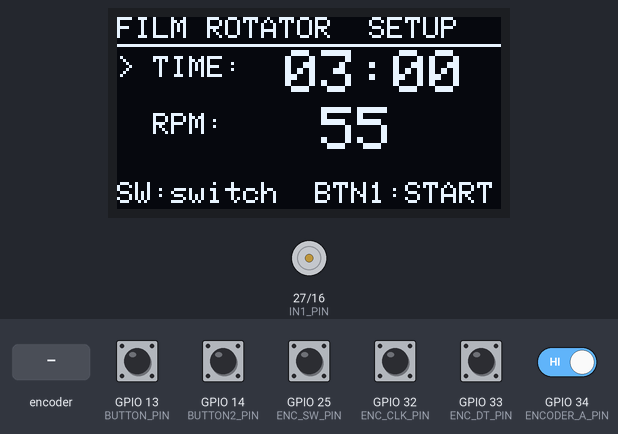
This sketch was run on a simulated ESP32. Shown: 128×64 one-colour display, motor-driver pin pairs drawn as motors (green arrow = first pin HIGH = forward, orange = second pin HIGH = backward, longer = more drive, scaled by the enable pin). The test bench sets the inputs (shaded band); at power-on: GPIO 13 (BUTTON_PIN), GPIO 14 (BUTTON2_PIN), GPIO 25 (ENC_SW_PIN), GPIO 32 (ENC_CLK_PIN), GPIO 33 (ENC_DT_PIN), GPIO 34 (ENCODER_A_PIN) HIGH. What the sketch prints to the serial monitor is not drawn.

Above: at 1.2 s.
1.3 s: GPIO 13 (BUTTON_PIN) pulled LOW for 0.15 s
At 1.96 s:
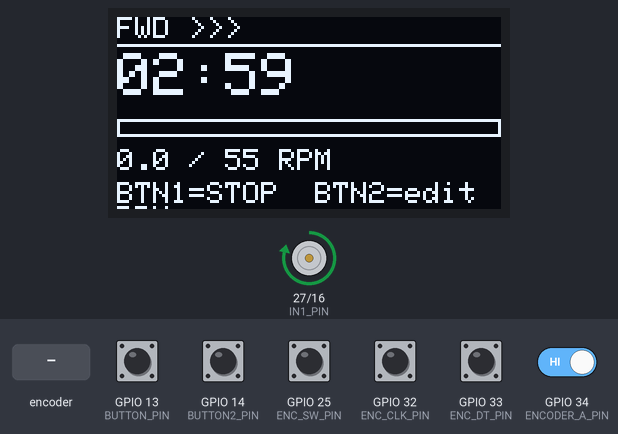
2.0 s: GPIO 14 (BUTTON2_PIN) pulled LOW for 0.15 s
At 2.5 s:
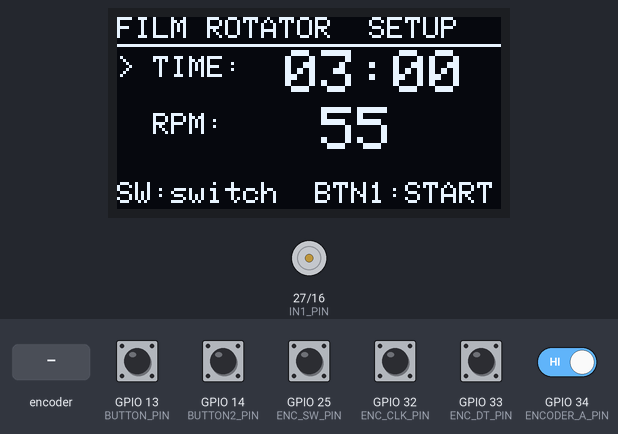
3.6 s: rotary encoder on GPIO 32 (ENC_CLK_PIN) / GPIO 33 (ENC_DT_PIN) turned 1 step (first pin leading)
At 4.5 s:
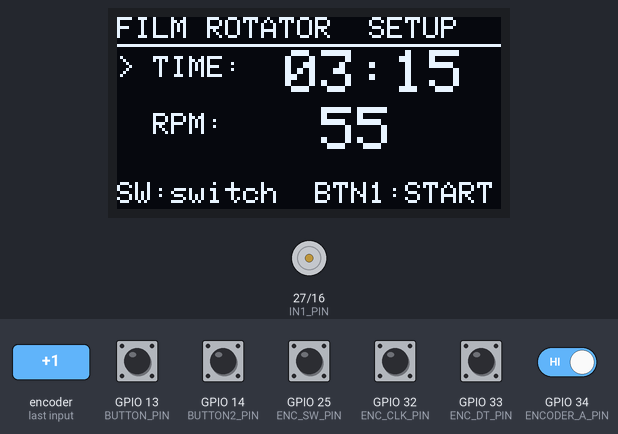
5.3 s: GPIO 25 (ENC_SW_PIN) pulled LOW for 0.15 s
At 6.4 s:
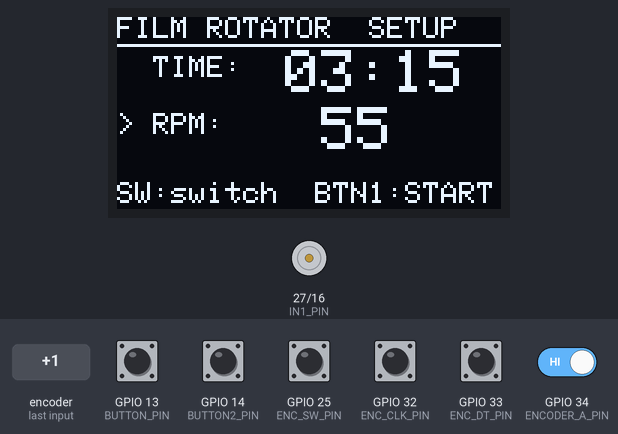
7.0 s: GPIO 13 (BUTTON_PIN) pulled LOW for 1 s
At 9.8 s:
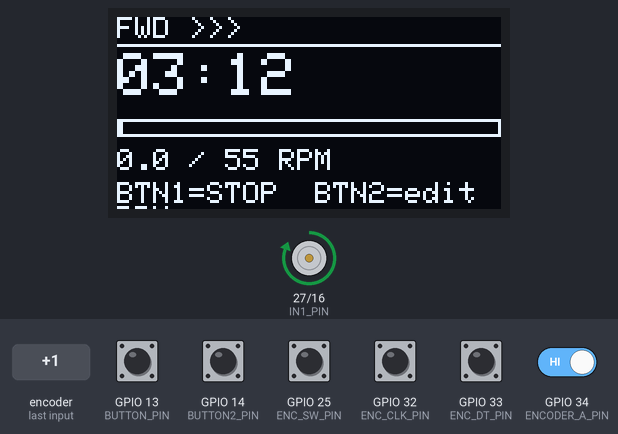
10.2 s: GPIO 13 (BUTTON_PIN) pulled LOW for 0.15 s
At 10.7 s:
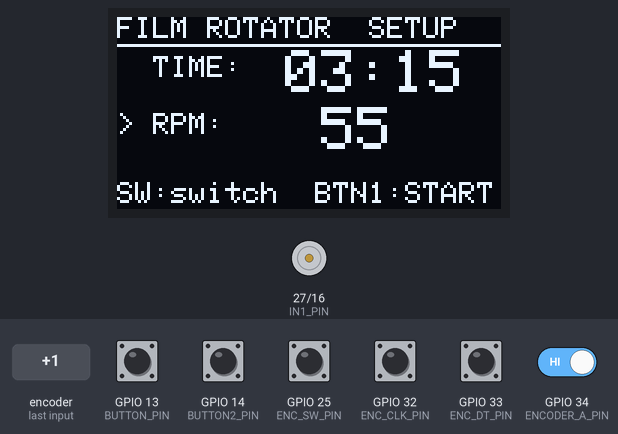
Timing chart, 0 to 12.8 s (numbered marks = the images above; inputs shaded):
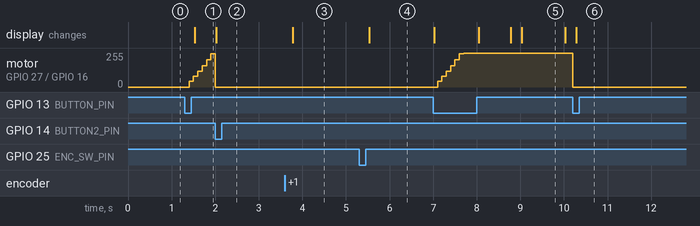

Measured:
- after the input at 1.3 s, motor on GPIO 27 (IN1_PIN) / GPIO 16 (IN2_PIN): moves from stopped to forward 248/255 over 0.50 s, starting after 0.10 s; the display: changes after 0.23 s (image 1)
- after the input at 2.0 s, motor on GPIO 27 (IN1_PIN) / GPIO 16 (IN2_PIN): forward 248/255 → stopped at once; the display: changes at once (image 2)
- after the input at 3.6 s, the display: changes after 0.18 s (image 3)
- after the input at 5.3 s, the display: changes after 0.23 s (image 4)
- after the input at 7.0 s, motor on GPIO 27 (IN1_PIN) / GPIO 16 (IN2_PIN): moves from stopped to forward 255/255 over 0.60 s, starting after 0.10 s; the display: first changes at once (image 5 shows a later state)
- after the input at 10.2 s, motor on GPIO 27 (IN1_PIN) / GPIO 16 (IN2_PIN): forward 255/255 → stopped at once; the display: changes after 0.08 s (image 6)
- what the display in image 5 shows lasts 1.0 s, from 9.0 s to 10.0 s

The sketch:

esp32_film_rotator_web.ino
```cpp
#include <Wire.h>
#include <Adafruit_GFX.h>
#include <Adafruit_SH110X.h>

// OLED Configuration
#define SCREEN_WIDTH 128
#define SCREEN_HEIGHT 64
#define OLED_RESET -1
#define OLED_ADDRESS 0x3C
Adafruit_SH1106G display(SCREEN_WIDTH, SCREEN_HEIGHT, &Wire, OLED_RESET);

// L298N Motor Driver Pins
#define ENA_PIN 26
#define IN1_PIN 27
#define IN2_PIN 16
#define PWM_CHANNEL 0

// Hardware Pins
#define BUTTON_PIN    13   // Start / Stop
#define BUTTON2_PIN   14   // Reset
#define ENC_SW_PIN    25   // KY-040 Push button -> toggle TIME <-> RPM
#define ENC_CLK_PIN   32   // KY-040 CLK
#define ENC_DT_PIN    33   // KY-040 DT
#define ENCODER_A_PIN 34   // Motor encoder channel A
#define ENCODER_B_PIN 35   // Motor encoder channel B

// -- Motor timing ----------------------------------------------------------
const unsigned long FWD_TIME_MS  = 10000;
const unsigned long REV_TIME_MS  = 10000;
const unsigned long PAUSE_TIME_MS = 1000;
const float ENCODER_PPR = 1980.0;

// -- PID -------------------------------------------------------------------
float Kp = 10.0, Ki = 5.0, Kd = 0.2;
float integral = 0, lastError = 0;
unsigned long lastPidTime = 0;
long lastEncoderCount = 0;
float currentRPM = 0;
int currentPWM = 0;

// -- Runtime variables -----------------------------------------------------
float TARGET_RPM = 55.0;
unsigned long TOTAL_TIME_MS = 180000UL; // default 3 minutes

// -- Motor encoder ISR -----------------------------------------------------
volatile long encoderCount = 0;
void IRAM_ATTR handleEncoder() {
  if (digitalRead(ENCODER_A_PIN) == digitalRead(ENCODER_B_PIN)) encoderCount++;
  else encoderCount--;
}

// -- KY-040 encoder ISR ----------------------------------------------------
volatile int userEncoderDelta = 0;
void IRAM_ATTR handleUserEncoder() {
  static bool lastClk = HIGH;
  bool clk = digitalRead(ENC_CLK_PIN);
  if (clk != lastClk) {
    if (clk == LOW) {
      if (digitalRead(ENC_DT_PIN) == HIGH) userEncoderDelta++;
      else userEncoderDelta--;
    }
  }
  lastClk = clk;
}

// -- Edit mode -------------------------------------------------------------
enum EditMode { EDIT_TIME, EDIT_RPM };
EditMode editMode = EDIT_TIME;

// -- State machine ---------------------------------------------------------
enum State { IDLE, RUNNING_FWD, PAUSING_FWD, RUNNING_REV, PAUSING_REV, FINISHED };
State currentState = IDLE;

unsigned long processStartTime = 0;
unsigned long stateStartTime = 0;
unsigned long remainingTimeMs = 0;

// -- Debounce --------------------------------------------------------------
bool lastBtnState   = HIGH;
bool lastBtn2State  = HIGH;
bool lastEncSwState = HIGH;
unsigned long lastBtnTime   = 0;
unsigned long lastBtn2Time  = 0;
unsigned long lastEncSwTime = 0;
const unsigned long DEBOUNCE_MS = 200;

// -- Motor helpers ---------------------------------------------------------
void setMotor(int speed, bool forward) {
  if (speed == 0) {
    ledcWrite(ENA_PIN, 0);
    digitalWrite(IN1_PIN, LOW);
    digitalWrite(IN2_PIN, LOW);
  } else {
    ledcWrite(ENA_PIN, speed);
    if (forward) {
      digitalWrite(IN1_PIN, HIGH);
      digitalWrite(IN2_PIN, LOW);
    } else {
      digitalWrite(IN1_PIN, LOW);
      digitalWrite(IN2_PIN, HIGH);
    }
  }
}

void resetPID() {
  integral = 0; lastError = 0; currentPWM = 0;
  noInterrupts(); lastEncoderCount = encoderCount; interrupts();
  lastPidTime = millis();
}

void applyPID(bool forward) {
  unsigned long now = millis();
  unsigned long dt = now - lastPidTime;
  if (dt >= 100) {
    noInterrupts(); long enc = encoderCount; interrupts();
    long delta = abs(enc - lastEncoderCount);
    lastEncoderCount = enc; lastPidTime = now;

    currentRPM = (delta / ENCODER_PPR) * (60000.0 / dt);
    float error = TARGET_RPM - currentRPM;
    integral += error * (dt / 1000.0);
    integral = constrain(integral, -200, 200);
    float derivative = (error - lastError) / (dt / 1000.0);
    lastError = error;

    float output = (Kp * error) + (Ki * integral) + (Kd * derivative);
    currentPWM += (int)output;
    currentPWM = constrain(currentPWM, 0, 4095);
    setMotor(currentPWM > 50 ? currentPWM : 0, forward);
  }
}

void startProcess() {
  currentState = RUNNING_FWD;
  processStartTime = millis();
  stateStartTime = millis();
  remainingTimeMs = TOTAL_TIME_MS;
  resetPID();
}

void stopProcess() {
  currentState = IDLE;
  setMotor(0, true);
  currentRPM = 0;
  integral = 0;
}

// -- OLED helpers ----------------------------------------------------------
void drawBar(int x, int y, int w, int h, float pct) {
  display.drawRect(x, y, w, h, SH110X_WHITE);
  int fill = (int)(constrain(pct, 0, 100) / 100.0 * (w - 2));
  if (fill > 0) display.fillRect(x + 1, y + 1, fill, h - 2, SH110X_WHITE);
}

void updateOLED() {
  display.clearDisplay();
  display.setTextColor(SH110X_WHITE);

  if (currentState == IDLE) {
    // -- Setup Screen ------------------------------------------------------
    display.setTextSize(1);
    display.setCursor(0, 0);
    display.print("FILM ROTATOR  SETUP");
    display.drawLine(0, 9, 128, 9, SH110X_WHITE);

    // Time
    float timeMins = TOTAL_TIME_MS / 60000.0;
    uint8_t m = (uint8_t)timeMins;
    uint8_t s = (uint8_t)((timeMins - m) * 60);

    display.setTextSize(1);
    display.setCursor(0, 13);
    if (editMode == EDIT_TIME) display.print("> TIME:");
    else                       display.print("  TIME:");

    display.setTextSize(2);
    display.setCursor(56, 11);
    display.printf("%02d:%02d", m, s);

    // RPM
    display.setTextSize(1);
    display.setCursor(0, 32);
    if (editMode == EDIT_RPM) display.print("> RPM: ");
    else                      display.print("  RPM: ");

    display.setTextSize(2);
    display.setCursor(56, 30);
    display.printf("%3d", (int)TARGET_RPM);

    // Hint
    display.setTextSize(1);
    display.setCursor(0, 55);
    display.print("SW:switch  BTN1:START");

  } else if (currentState == FINISHED) {
    // -- Finished Screen ---------------------------------------------------
    display.setTextSize(2);
    display.setCursor(10, 16);
    display.print("FINISHED!");
    display.setTextSize(1);
    display.setCursor(10, 50);
    display.print("BTN1 = restart");

  } else {
    // -- Running Screen ----------------------------------------------------
    const char* dirStr = "PAUSE";
    if (currentState == RUNNING_FWD) dirStr = "FWD >>>";
    else if (currentState == RUNNING_REV) dirStr = "<<< REV";

    display.setTextSize(1);
    display.setCursor(0, 0);
    display.print(dirStr);
    display.drawLine(0, 9, 128, 9, SH110X_WHITE);

    // Countdown
    display.setTextSize(2);
    display.setCursor(0, 12);
    uint8_t m = (remainingTimeMs / 1000) / 60;
    uint8_t s = (remainingTimeMs / 1000) % 60;
    display.printf("%02d:%02d", m, s);

    // Progress bar
    float prog = (float)(TOTAL_TIME_MS - remainingTimeMs) / TOTAL_TIME_MS * 100.0;
    drawBar(0, 34, 128, 6, prog);

    // RPM (actual / target)
    display.setTextSize(1);
    display.setCursor(0, 44);
    display.printf("%.1f / %d RPM", currentRPM, (int)TARGET_RPM);

    display.setCursor(0, 55);
    display.print("BTN1=STOP  BTN2=edit RPM");
  }

  display.display();
}

// -------------------------------------------------------------------------
void setup() {
  Serial.begin(115200);

  pinMode(BUTTON_PIN,    INPUT_PULLUP);
  pinMode(BUTTON2_PIN,   INPUT_PULLUP);
  pinMode(ENC_SW_PIN,    INPUT_PULLUP);
  pinMode(ENC_CLK_PIN,   INPUT_PULLUP);
  pinMode(ENC_DT_PIN,    INPUT_PULLUP);
  pinMode(ENCODER_A_PIN, INPUT_PULLUP);
  pinMode(ENCODER_B_PIN, INPUT_PULLUP);

  attachInterrupt(digitalPinToInterrupt(ENCODER_A_PIN), handleEncoder,    CHANGE);
  attachInterrupt(digitalPinToInterrupt(ENC_CLK_PIN),   handleUserEncoder, CHANGE);

  Wire.begin();
  if (!display.begin(OLED_ADDRESS, true)) {
    Serial.println("[ERROR] OLED display not found on I2C (address 0x3C)!");
    Serial.println("Please check SDA/SCL wiring and display power supply.");
  } else {
    Serial.println("[OK] OLED display found and initialized successfully.");
  }

  pinMode(IN1_PIN, OUTPUT);
  pinMode(IN2_PIN, OUTPUT);

  // Setup PWM for ENA (ESP32 Core 3.x style)
  ledcAttach(ENA_PIN, 1000, 12); // 1 kHz, 12-bit resolution (0-4095)

  setMotor(0, true);

  updateOLED();
}

void loop() {
  unsigned long now = millis();

  // -- Read KY-040 encoder -----------------------------------------------
  noInterrupts(); int delta = userEncoderDelta; userEncoderDelta = 0; interrupts();
  if (delta != 0) {
    if (editMode == EDIT_TIME) {
      // Adjust by 15 seconds (0.25 minutes)
      float mins = TOTAL_TIME_MS / 60000.0 + delta * 0.25;
      mins = constrain(mins, 0.5, 30.0);
      TOTAL_TIME_MS = (unsigned long)(mins * 60000.0);
    } else {
      TARGET_RPM += delta;
      TARGET_RPM = constrain(TARGET_RPM, 10, 100);
    }
  }

  // -- KY-040 SW Button: toggle TIME <-> RPM mode ------------------------
  bool sw = digitalRead(ENC_SW_PIN);
  if (sw == LOW && lastEncSwState == HIGH && (now - lastEncSwTime > DEBOUNCE_MS)) {
    lastEncSwTime = now;
    editMode = (editMode == EDIT_TIME) ? EDIT_RPM : EDIT_TIME;
  }
  lastEncSwState = sw;

  // -- Button 1: Start / Stop --------------------------------------------
  bool btn = digitalRead(BUTTON_PIN);
  if (btn == LOW && lastBtnState == HIGH && (now - lastBtnTime > DEBOUNCE_MS)) {
    lastBtnTime = now;
    if (currentState == IDLE || currentState == FINISHED) startProcess();
    else stopProcess();
  }
  lastBtnState = btn;

  // -- Button 2: Reset to IDLE from anywhere -----------------------------
  bool btn2 = digitalRead(BUTTON2_PIN);
  if (btn2 == LOW && lastBtn2State == HIGH && (now - lastBtn2Time > DEBOUNCE_MS)) {
    lastBtn2Time = now;
    stopProcess(); // stop motor and go to IDLE
    editMode = EDIT_TIME;
  }
  lastBtn2State = btn2;

  // -- State Machine -----------------------------------------------------
  if (currentState != IDLE && currentState != FINISHED) {
    unsigned long elapsed = now - processStartTime;

    if (elapsed >= TOTAL_TIME_MS) {
      setMotor(0, true);
      currentState = FINISHED;
      currentRPM = 0;
    } else {
      remainingTimeMs = TOTAL_TIME_MS - elapsed;
      unsigned long inState = now - stateStartTime;

      switch (currentState) {
        case RUNNING_FWD:
          if (inState >= FWD_TIME_MS) {
            currentState = PAUSING_FWD;
            stateStartTime = now;
            setMotor(0, true);
            currentRPM = 0;
          } else applyPID(true);
          break;

        case PAUSING_FWD:
          if (inState >= PAUSE_TIME_MS) {
            currentState = RUNNING_REV;
            stateStartTime = now;
            resetPID();
          }
          break;

        case RUNNING_REV:
          if (inState >= REV_TIME_MS) {
            currentState = PAUSING_REV;
            stateStartTime = now;
            setMotor(0, true);
            currentRPM = 0;
          } else applyPID(false);
          break;

        case PAUSING_REV:
          if (inState >= PAUSE_TIME_MS) {
            currentState = RUNNING_FWD;
            stateStartTime = now;
            resetPID();
          }
          break;

        default: break;
      }
    }
  }

  // -- Update OLED 4 times/second ----------------------------------------
  static unsigned long lastOled = 0;
  if (now - lastOled >= 250) {
    lastOled = now;
    updateOLED();
  }
}
```
